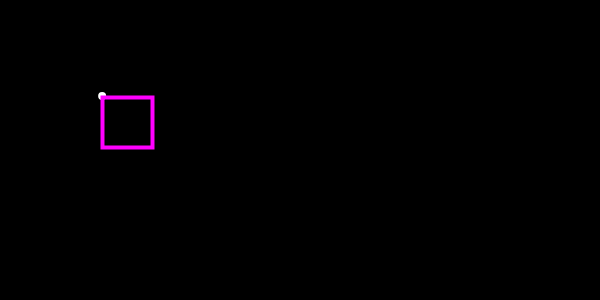
Frame 1 (no input)
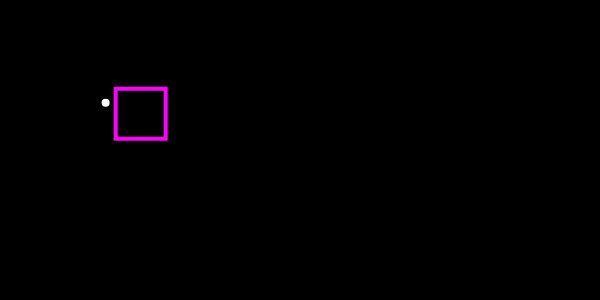
Frame 60 (no input)
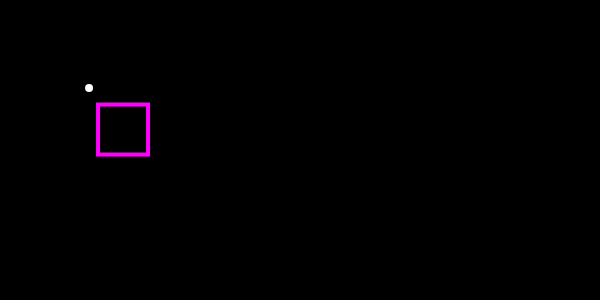
Frame 120 (the mouse pressed at the canvas centre since frame 60)

The p5.js sketch that drew these frames (run headless with seeded random() and noise() and a simulated clock; from frame 60 on, the mouse is pressed at the canvas centre):

// p5.js sketch
// ── sketch.js
function Paritcle () {
  this.x = 100;
  this.y = 99;
}

function Confetti () {
  // 继承功能，使用第一个构造函数的名称，再增加.call(this) 就可以在Confetti 继承Paritcle 的功能
  // 但是 prototype 中的功能是没有继承的
  Paritcle.call(this)
}

Paritcle.prototype.update = function () {
  this.x += random(-5, 5)
  this.y += random(-5, 5)
}

Paritcle.prototype.show = function () {
  stroke(255)
  strokeWeight(8)
  point(this.x, this.y)
}

// Confetti.prototype = Paritcle.prototype;

// 为了继承之后，再增加增加的方法，需要使用 Object.create 
Confetti.prototype = Object.create(Paritcle.prototype)


Confetti.prototype.show = function () {
  stroke(255, 0, 255)
  noFill()
  strokeWeight(4)
  square(this.x, this.y, 50)
}


var p;
var c

function setup () {
  createCanvas(600, 300);
  p = new Paritcle();
  c = new Confetti();
  // c.show()
}

function draw () {
  background(0);
  p.update();
  p.show();
  c.update()
  c.show();
} 
